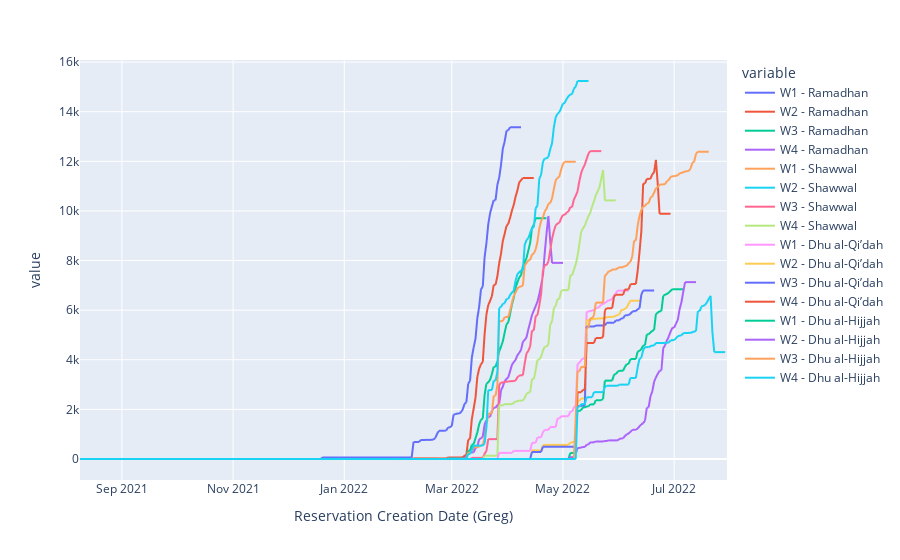

This figure's notebook cell:
### Code cell
px.line(greg_daily_rows_weekly_df)

### Figure 1 — Plotly figure (JSON) as saved in the notebook; plotly's stock layout.template omitted (floating-point values rounded to 4 significant figures; data arrays with more than 128 entries replaced by an {"elided": "..."} marker saying what was removed)
{"data": [{"hovertemplate": "variable=W1 - Ramadhan<br>Reservation Creation Date (Greg)=%{x}<br>value=%{y}<extra></extra>", "legendgroup": "W1 - Ramadhan", "line": {"color": "#636efa", "dash": "solid"}, "marker": {"symbol": "circle"}, "mode": "lines", "name": "W1 - Ramadhan", "showlegend": true, "type": "scattergl", "x": {"elided": "356 str values"}, "xaxis": "x", "y": {"elided": "356 int values"}, "yaxis": "y"}, {"hovertemplate": "variable=W2 - Ramadhan<br>Reservation Creation Date (Greg)=%{x}<br>value=%{y}<extra></extra>", "legendgroup": "W2 - Ramadhan", "line": {"color": "#EF553B", "dash": "solid"}, "marker": {"symbol": "circle"}, "mode": "lines", "name": "W2 - Ramadhan", "showlegend": true, "type": "scattergl", "x": {"elided": "356 str values"}, "xaxis": "x", "y": {"elided": "356 int values"}, "yaxis": "y"}, {"hovertemplate": "variable=W3 - Ramadhan<br>Reservation Creation Date (Greg)=%{x}<br>value=%{y}<extra></extra>", "legendgroup": "W3 - Ramadhan", "line": {"color": "#00cc96", "dash": "solid"}, "marker": {"symbol": "circle"}, "mode": "lines", "name": "W3 - Ramadhan", "showlegend": true, "type": "scattergl", "x": {"elided": "356 str values"}, "xaxis": "x", "y": {"elided": "356 int values"}, "yaxis": "y"}, {"hovertemplate": "variable=W4 - Ramadhan<br>Reservation Creation Date (Greg)=%{x}<br>value=%{y}<extra></extra>", "legendgroup": "W4 - Ramadhan", "line": {"color": "#ab63fa", "dash": "solid"}, "marker": {"symbol": "circle"}, "mode": "lines", "name": "W4 - Ramadhan", "showlegend": true, "type": "scattergl", "x": {"elided": "356 str values"}, "xaxis": "x", "y": {"elided": "356 int values"}, "yaxis": "y"}, {"hovertemplate": "variable=W1 - Shawwal<br>Reservation Creation Date (Greg)=%{x}<br>value=%{y}<extra></extra>", "legendgroup": "W1 - Shawwal", "line": {"color": "#FFA15A", "dash": "solid"}, "marker": {"symbol": "circle"}, "mode": "lines", "name": "W1 - Shawwal", "showlegend": true, "type": "scattergl", "x": {"elided": "356 str values"}, "xaxis": "x", "y": {"elided": "356 int values"}, "yaxis": "y"}, {"hovertemplate": "variable=W2 - Shawwal<br>Reservation Creation Date (Greg)=%{x}<br>value=%{y}<extra></extra>", "legendgroup": "W2 - Shawwal", "line": {"color": "#19d3f3", "dash": "solid"}, "marker": {"symbol": "circle"}, "mode": "lines", "name": "W2 - Shawwal", "showlegend": true, "type": "scattergl", "x": {"elided": "356 str values"}, "xaxis": "x", "y": {"elided": "356 int values"}, "yaxis": "y"}, {"hovertemplate": "variable=W3 - Shawwal<br>Reservation Creation Date (Greg)=%{x}<br>value=%{y}<extra></extra>", "legendgroup": "W3 - Shawwal", "line": {"color": "#FF6692", "dash": "solid"}, "marker": {"symbol": "circle"}, "mode": "lines", "name": "W3 - Shawwal", "showlegend": true, "type": "scattergl", "x": {"elided": "356 str values"}, "xaxis": "x", "y": {"elided": "356 int values"}, "yaxis": "y"}, {"hovertemplate": "variable=W4 - Shawwal<br>Reservation Creation Date (Greg)=%{x}<br>value=%{y}<extra></extra>", "legendgroup": "W4 - Shawwal", "line": {"color": "#B6E880", "dash": "solid"}, "marker": {"symbol": "circle"}, "mode": "lines", "name": "W4 - Shawwal", "showlegend": true, "type": "scattergl", "x": {"elided": "356 str values"}, "xaxis": "x", "y": {"elided": "356 int values"}, "yaxis": "y"}, {"hovertemplate": "variable=W1 - Dhu al-Qi’dah<br>Reservation Creation Date (Greg)=%{x}<br>value=%{y}<extra></extra>", "legendgroup": "W1 - Dhu al-Qi’dah", "line": {"color": "#FF97FF", "dash": "solid"}, "marker": {"symbol": "circle"}, "mode": "lines", "name": "W1 - Dhu al-Qi’dah", "showlegend": true, "type": "scattergl", "x": {"elided": "356 str values"}, "xaxis": "x", "y": {"elided": "356 int values"}, "yaxis": "y"}, {"hovertemplate": "variable=W2 - Dhu al-Qi’dah<br>Reservation Creation Date (Greg)=%{x}<br>value=%{y}<extra></extra>", "legendgroup": "W2 - Dhu al-Qi’dah", "line": {"color": "#FECB52", "dash": "solid"}, "marker": {"symbol": "circle"}, "mode": "lines", "name": "W2 - Dhu al-Qi’dah", "showlegend": true, "type": "scattergl", "x": {"elided": "356 str values"}, "xaxis": "x", "y": {"elided": "356 int values"}, "yaxis": "y"}, {"hovertemplate": "variable=W3 - Dhu al-Qi’dah<br>Reservation Creation Date (Greg)=%{x}<br>value=%{y}<extra></extra>", "legendgroup": "W3 - Dhu al-Qi’dah", "line": {"color": "#636efa", "dash": "solid"}, "marker": {"symbol": "circle"}, "mode": "lines", "name": "W3 - Dhu al-Qi’dah", "showlegend": true, "type": "scattergl", "x": {"elided": "356 str values"}, "xaxis": "x", "y": {"elided": "356 int values"}, "yaxis": "y"}, {"hovertemplate": "variable=W4 - Dhu al-Qi’dah<br>Reservation Creation Date (Greg)=%{x}<br>value=%{y}<extra></extra>", "legendgroup": "W4 - Dhu al-Qi’dah", "line": {"color": "#EF553B", "dash": "solid"}, "marker": {"symbol": "circle"}, "mode": "lines", "name": "W4 - Dhu al-Qi’dah", "showlegend": true, "type": "scattergl", "x": {"elided": "356 str values"}, "xaxis": "x", "y": {"elided": "356 int values"}, "yaxis": "y"}, {"hovertemplate": "variable=W1 - Dhu al-Hijjah<br>Reservation Creation Date (Greg)=%{x}<br>value=%{y}<extra></extra>", "legendgroup": "W1 - Dhu al-Hijjah", "line": {"color": "#00cc96", "dash": "solid"}, "marker": {"symbol": "circle"}, "mode": "lines", "name": "W1 - Dhu al-Hijjah", "showlegend": true, "type": "scattergl", "x": {"elided": "356 str values"}, "xaxis": "x", "y": {"elided": "356 int values"}, "yaxis": "y"}, {"hovertemplate": "variable=W2 - Dhu al-Hijjah<br>Reservation Creation Date (Greg)=%{x}<br>value=%{y}<extra></extra>", "legendgroup": "W2 - Dhu al-Hijjah", "line": {"color": "#ab63fa", "dash": "solid"}, "marker": {"symbol": "circle"}, "mode": "lines", "name": "W2 - Dhu al-Hijjah", "showlegend": true, "type": "scattergl", "x": {"elided": "356 str values"}, "xaxis": "x", "y": {"elided": "356 int values"}, "yaxis": "y"}, {"hovertemplate": "variable=W3 - Dhu al-Hijjah<br>Reservation Creation Date (Greg)=%{x}<br>value=%{y}<extra></extra>", "legendgroup": "W3 - Dhu al-Hijjah", "line": {"color": "#FFA15A", "dash": "solid"}, "marker": {"symbol": "circle"}, "mode": "lines", "name": "W3 - Dhu al-Hijjah", "showlegend": true, "type": "scattergl", "x": {"elided": "356 str values"}, "xaxis": "x", "y": {"elided": "356 int values"}, "yaxis": "y"}, {"hovertemplate": "variable=W4 - Dhu al-Hijjah<br>Reservation Creation Date (Greg)=%{x}<br>value=%{y}<extra></extra>", "legendgroup": "W4 - Dhu al-Hijjah", "line": {"color": "#19d3f3", "dash": "solid"}, "marker": {"symbol": "circle"}, "mode": "lines", "name": "W4 - Dhu al-Hijjah", "showlegend": true, "type": "scattergl", "x": {"elided": "356 str values"}, "xaxis": "x", "y": {"elided": "356 int values"}, "yaxis": "y"}], "layout": {"legend": {"title": {"text": "variable"}, "tracegroupgap": 0}, "margin": {"t": 60}, "xaxis": {"anchor": "y", "domain": [0, 1], "title": {"text": "Reservation Creation Date (Greg)"}}, "yaxis": {"anchor": "x", "domain": [0, 1], "title": {"text": "value"}}}}
